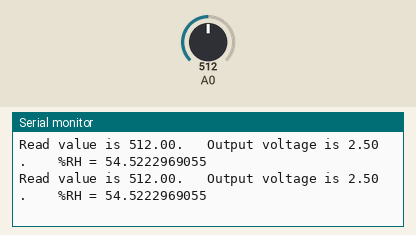
Bench run of a sketch on a simulated Arduino Uno, built with avr-gcc and run on an emulated ATmega328P. On the bench: the last lines printed to the serial monitor. The test bench sets the inputs (shaded band); at power-on: A0 = 512.

Above: at 2.8 s.
2.9 s: A0 set to 716
At 4.8 s:
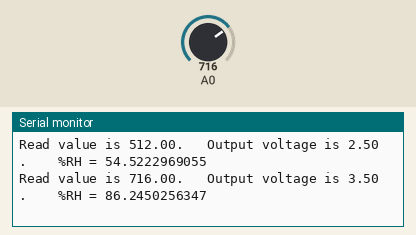
5.6 s: A0 set to 900
At 6.5 s:
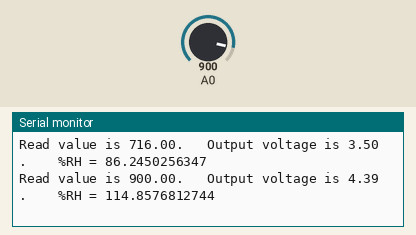
Timing chart, 0 to 8.6 s (numbered marks = the images above; inputs shaded):
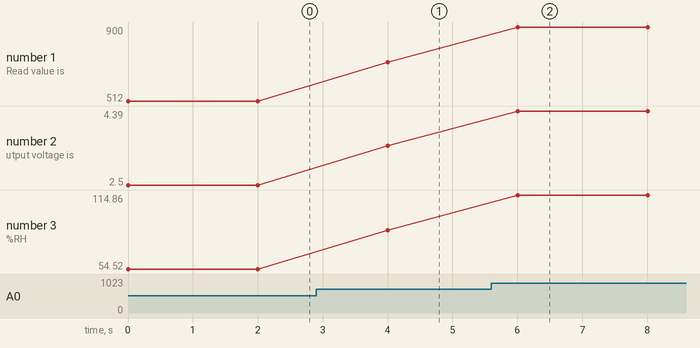

The sketch:

Arduino_808h5v5_hum.ino
```cpp
// Sensor 808H5V5
//http://www.cooking-hacks.com/skin/frontend/default/cooking/pdf/Humedad-808H5V5.pdf

float hum = 0;
float voltage = 0;
float percentRH = 0;

void setup() {
  // to run once
  Serial.begin(38400); // Initialize the serial port
}

void loop() {
  hum = analogRead(0); // Read voltage coming from sensor (value will be between 0-1023)
  voltage = hum * 5.0 / 1024.0; // Translate value into a voltage value
  percentRH = (voltage - 0.788) / 0.0314; // Translate voltage into percent relative humidity

  Serial.print("Read value is ");
  Serial.print(hum);
  Serial.print(".   Output voltage is ");
  Serial.print(voltage);
  Serial.print(" .    %RH = ");
  Serial.println(percentRH,DEC);
  delay(2000);
}
```

Measured:
- after the input at 2.9 s, the serial monitor: prints a new line after 1.1 s (image 1)
- after the input at 5.6 s, the serial monitor: prints a new line after 0.41 s (image 2)
- plotted number 1: 512 → 716 after the input at 2.9 s, 716 → 900 after the input at 5.6 s
- plotted number 2: 2.5 → 3.5 after the input at 2.9 s, 3.5 → 4.39 after the input at 5.6 s
- plotted number 3: 54.52 → 86.25 after the input at 2.9 s, 86.25 → 114.86 after the input at 5.6 s
